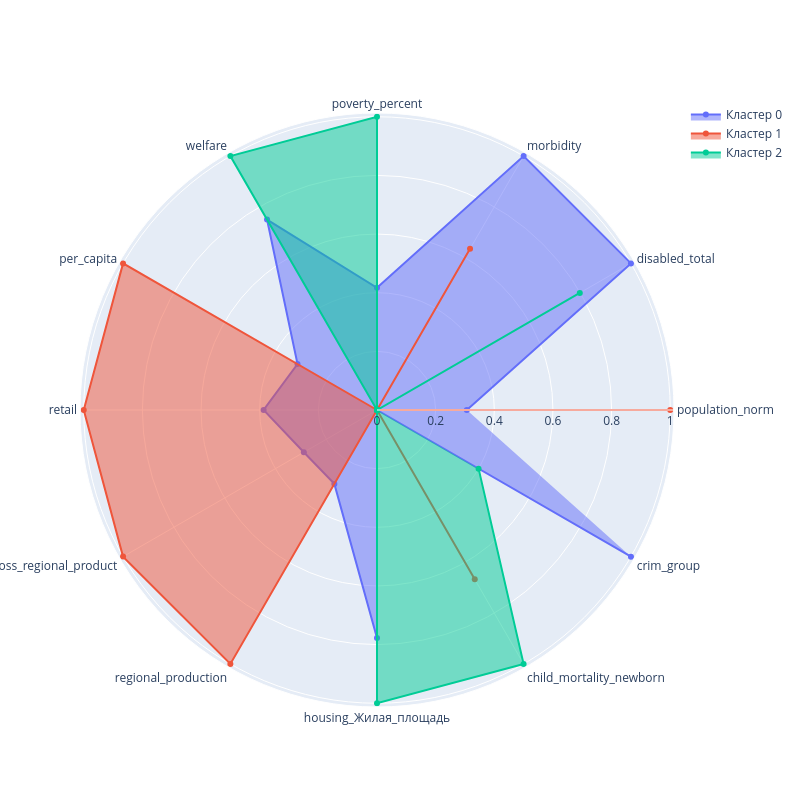
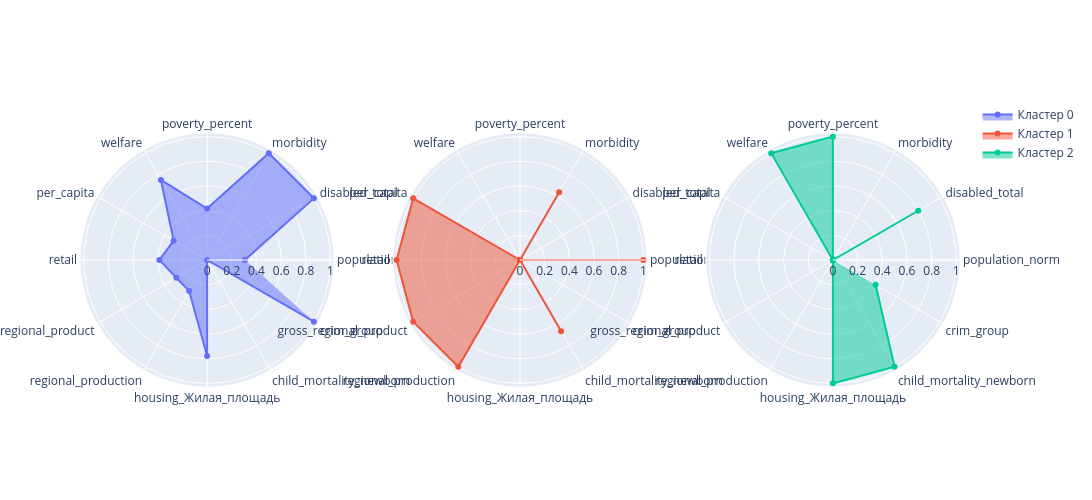

Source (notebook cell) for these figures, in order:
### Markdown cell above
Читаем данные и кластеризуем

### Code cell
# Читаем данные
df_model = pd.read_csv( 'data/regions_for_modeling.csv' )

# добавим метки кластеров в датасет из обученной модели
df_model[ 'cluster' ] = model_from_file.predict( df_model ) 

# Читаем признаки
df_features = pd.read_csv( 'data/cols_for_draw.csv' )
cols_for_draw = df_features['cols_for_draw'].to_list()
cols_for_draw.append( 'cluster' )

# Определим из модели удаленные колонки (хотя это не обязательно, можно и все признаки показать)
df_plot = df_model[ cols_for_draw ].copy()


# Отрисуем результат кластеризации
from model_classes import plot_model_clusters
obj_plot_model_clusters = plot_model_clusters( df_plot, df_plot['cluster'].nunique() ) # Создадим объект для отрисовки
obj_plot_model_clusters.plot_cluster_all() # Отрисуем все кластеры на одном графике
obj_plot_model_clusters.plot_cluster_by_one() # Отрисуем кластеры по отдельности

### Figure 1 — Plotly figure (JSON) as saved in the notebook; plotly's stock layout.template omitted (floating-point values rounded to 4 significant figures)
{"data": [{"fill": "toself", "name": "Кластер 0", "r": [0.3063, 1.0, 1.0, 0.4167, 0.75, 0.313, 0.3867, 0.2881, 0.2909, 0.7778, 0.0, 1.0], "theta": ["population_norm", "disabled_total", "morbidity", "poverty_percent", "welfare", "per_capita", "retail", "gross_regional_product", "regional_production", "housing_Жилая_площадь", "child_mortality_newborn", "crim_group"], "type": "scatterpolar"}, {"fill": "toself", "name": "Кластер 1", "r": [1.0, 0.0, 0.6345, 0.0, 0.0, 1.0, 1.0, 1.0, 1.0, 0.0, 0.6667, 0.0], "theta": ["population_norm", "disabled_total", "morbidity", "poverty_percent", "welfare", "per_capita", "retail", "gross_regional_product", "regional_production", "housing_Жилая_площадь", "child_mortality_newborn", "crim_group"], "type": "scatterpolar"}, {"fill": "toself", "name": "Кластер 2", "r": [0.0, 0.7985, 0.0, 1.0, 1.0, 0.0, 0.0, 0.0, 0.0, 1.0, 1.0, 0.4], "theta": ["population_norm", "disabled_total", "morbidity", "poverty_percent", "welfare", "per_capita", "retail", "gross_regional_product", "regional_production", "housing_Жилая_площадь", "child_mortality_newborn", "crim_group"], "type": "scatterpolar"}], "layout": {"autosize": false, "height": 800, "showlegend": true, "width": 800}}

### Figure 2 — Plotly figure (JSON) as saved in the notebook; plotly's stock layout.template omitted (floating-point values rounded to 4 significant figures)
{"data": [{"fill": "toself", "name": "Кластер 0", "r": [0.3063, 1.0, 1.0, 0.4167, 0.75, 0.313, 0.3867, 0.2881, 0.2909, 0.7778, 0.0, 1.0], "subplot": "polar", "theta": ["population_norm", "disabled_total", "morbidity", "poverty_percent", "welfare", "per_capita", "retail", "gross_regional_product", "regional_production", "housing_Жилая_площадь", "child_mortality_newborn", "crim_group"], "type": "scatterpolar"}, {"fill": "toself", "name": "Кластер 1", "r": [1.0, 0.0, 0.6345, 0.0, 0.0, 1.0, 1.0, 1.0, 1.0, 0.0, 0.6667, 0.0], "subplot": "polar2", "theta": ["population_norm", "disabled_total", "morbidity", "poverty_percent", "welfare", "per_capita", "retail", "gross_regional_product", "regional_production", "housing_Жилая_площадь", "child_mortality_newborn", "crim_group"], "type": "scatterpolar"}, {"fill": "toself", "name": "Кластер 2", "r": [0.0, 0.7985, 0.0, 1.0, 1.0, 0.0, 0.0, 0.0, 0.0, 1.0, 1.0, 0.4], "subplot": "polar3", "theta": ["population_norm", "disabled_total", "morbidity", "poverty_percent", "welfare", "per_capita", "retail", "gross_regional_product", "regional_production", "housing_Жилая_площадь", "child_mortality_newborn", "crim_group"], "type": "scatterpolar"}], "layout": {"autosize": false, "height": 500, "polar": {"domain": {"x": [0, 0.2889], "y": [0, 1]}}, "polar2": {"domain": {"x": [0.3556, 0.6444], "y": [0, 1]}}, "polar3": {"domain": {"x": [0.7111, 1], "y": [0, 1]}}, "showlegend": true, "width": 1800}}
